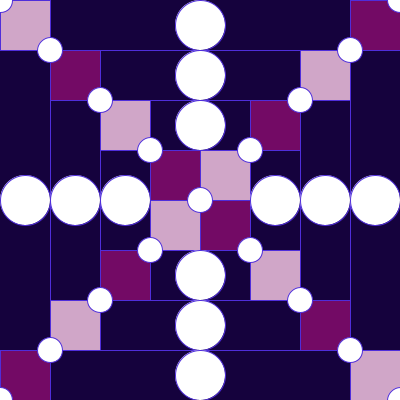
Frame 1 (no input)
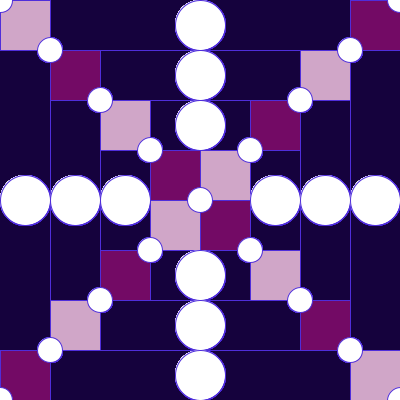
Frame 60 (the mouse pressed at the canvas centre just before this capture)
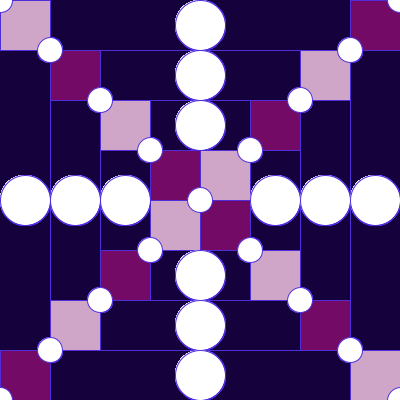
Frame 120 (the mouse held since frame 60 and released just before this capture)

The Processing sketch that drew these frames (run headless with seeded random() and noise(); from frame 60 on, the mouse is pressed at the canvas centre):

// Processing sketch: processing_61423
// ── processing_61423.pde

void setup () {
  size (400, 400);
  background (21, 2, 61);
}

void draw () {



  //Vierecke lila
  //oben
  stroke (79, 46, 218);
  fill (115, 10, 101);
  rect (150, 150, 50, 50);  
  //unten
  rect (200, 200, 50, 50);  
  //oben
  rect (50, 50, 50, 50);
  //unten
  rect (300, 300, 50, 50);
  //Diagonale
  rect (350,0,50,50);
  rect (0,350,50,50);
  rect (250,100,50,50);
  rect (100,250,50,50);
  

  //Vierecke weiß
  //oben
  stroke (79, 46, 218);
  fill (208, 166, 200);
  rect (200, 150, 50, 50);  
  //unten
  rect (150, 200, 50, 50);  
  //oben
  rect (300, 50, 50, 50);
  //unten
  rect (50, 300, 50, 50);
  //Diagonale
  rect (0, 0, 50, 50);
  rect (350, 350, 50, 50);
  rect (250,250,50,50);
  rect (100,100,50,50);


  //Rahmen 1  
  stroke (79, 46, 218);
  noFill ();
  rect (150, 150, 100, 100);
  //Rahmen 2
  stroke (79, 46, 218);
  noFill ();
  rect (100, 100, 200, 200);
  //Rahmen 3
  stroke (79, 46, 218);
  noFill ();
  rect (50, 50, 300, 300);
  
//Kreise Diagonale LinksO runter
stroke (79, 46, 218);
fill (255,255,255);
ellipse (150,150,25,25);
ellipse (250,250,25,25);
ellipse (100,100,25,25);
ellipse (300,300,25,25);
ellipse (50,50,25,25);
ellipse (350,350,25,25);
ellipse (0,0,25,25);
ellipse (400,400,25,25);

//Kreise Diagonale LinksU hoch
 stroke (79, 46, 218);
 fill (255,255,255);
 ellipse (width/2,height/2,25,25);
 ellipse (150,250,25,25);
 ellipse (250,150,25,25);
 ellipse (100,300,25,25);
 ellipse (300,100,25,25);
 ellipse (50,350,25,25);
 ellipse (350,50,25,25);
 ellipse (0,400,25,25);
 ellipse (400,0,25,25);
 
 //Kreise horizontal und vertikal
 stroke (79, 46, 218);
 fill (255,255,255);
 ellipse (200,125,50,50); ellipse(200,75,50,50); ellipse (200,25,50,50);
 ellipse (200,275,50,50); ellipse(200,325,50,50);ellipse(200,375,50,50);
 ellipse (125,200,50,50); ellipse (75,200,50,50);ellipse(25,200,50,50);
 ellipse (275,200,50,50); ellipse (325,200,50,50);ellipse(375,200,50,50);







}
